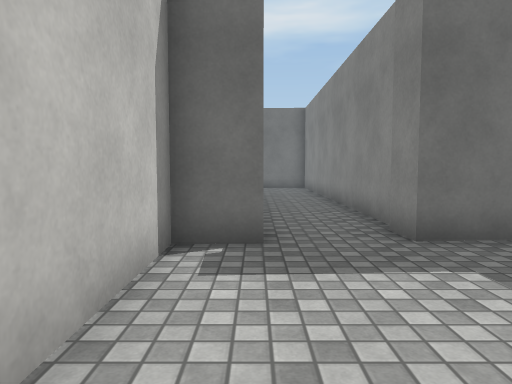
View 1 (above)

20 first-person views from a walk through a 3-D level made in the Unity game engine. The camera is 1.2 m above the floor, tilts 4° down and sees 70° across. The floor is counted in squares, 1 m on a side. Each view is taken from the middle of a square. On the plan, view 1 faces up. The plan holds only what a view shows up to about 15 squares ahead; the rest is blank. The place goes on beyond the plan. Some animated figures are not drawn. Surface patterns are stand-ins for the level's own textures.

View 2
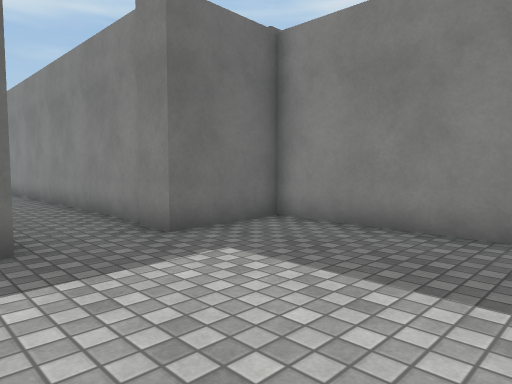

View 3
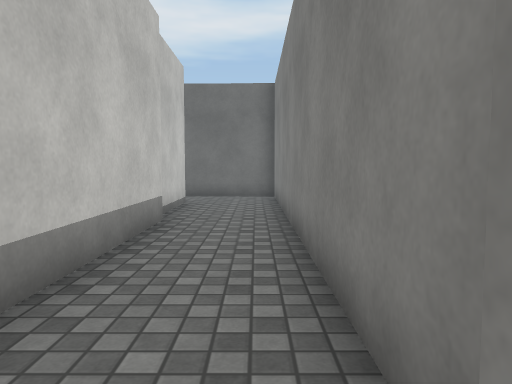

View 4
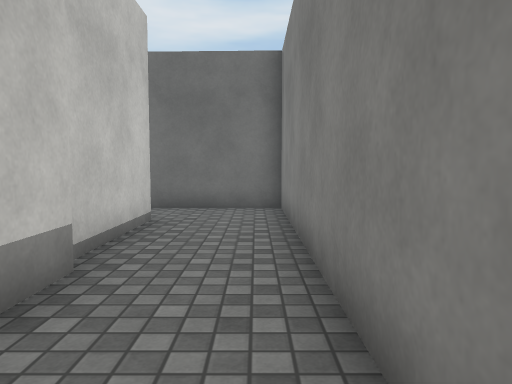

View 5
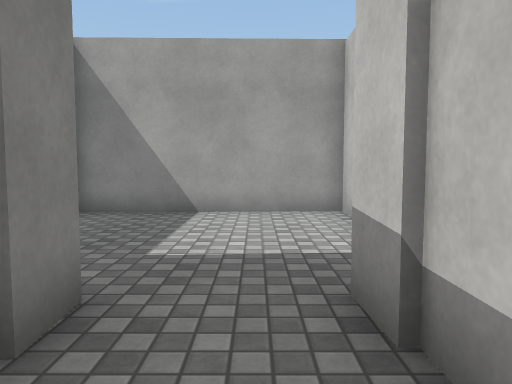

View 6
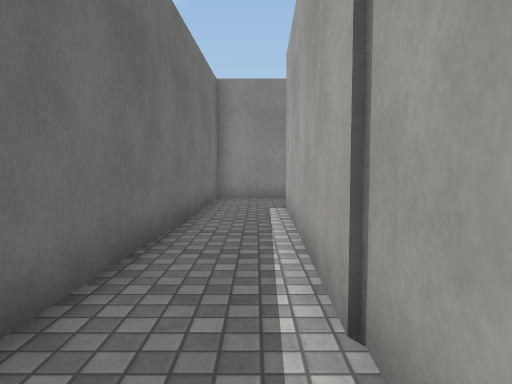

View 7
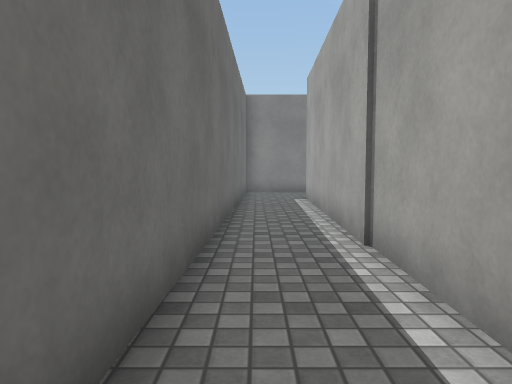

View 8
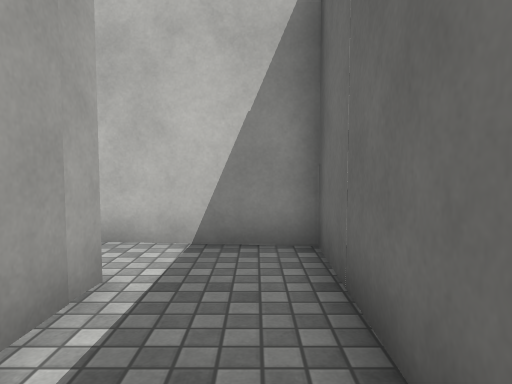

View 9
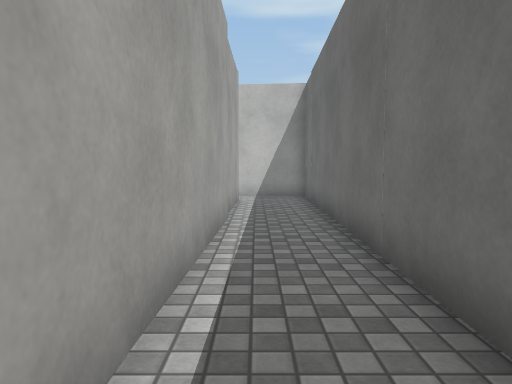

View 10
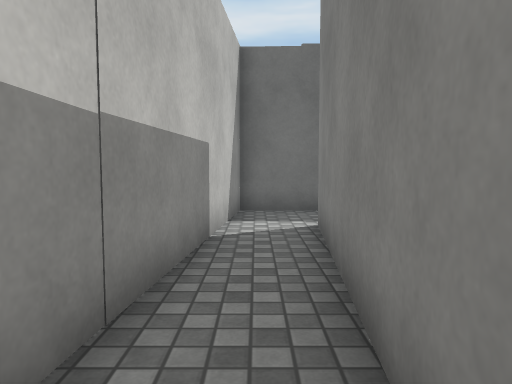

View 11
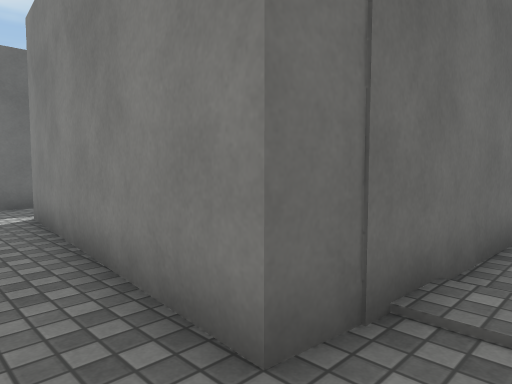

View 12
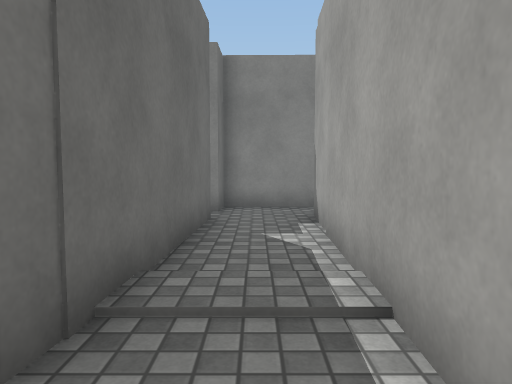

View 13
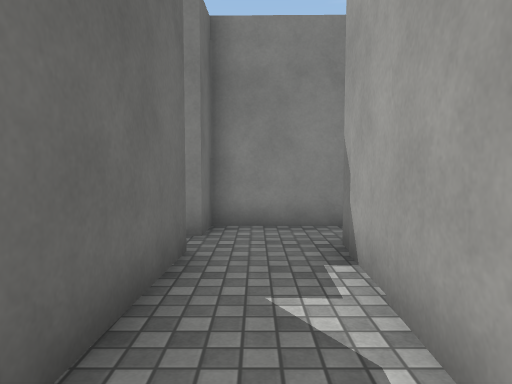

View 14
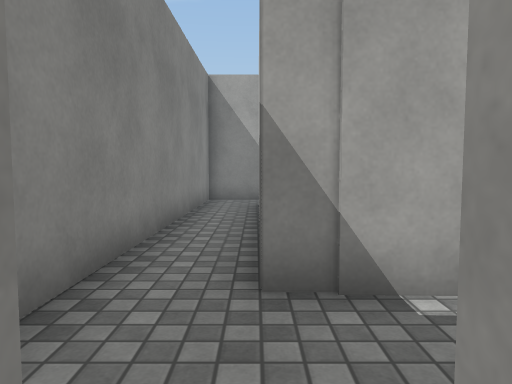

View 15
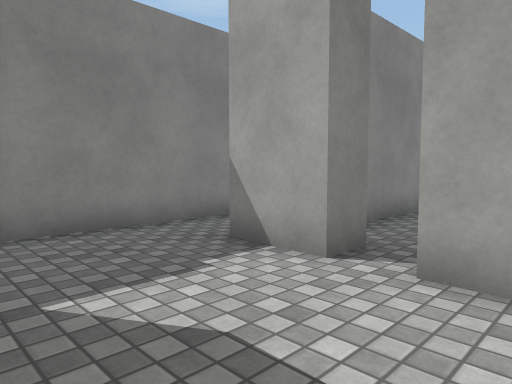

View 16
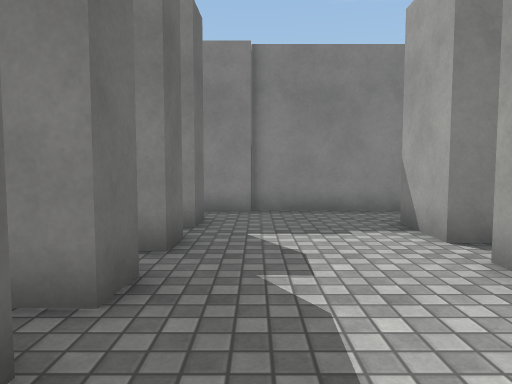

View 17
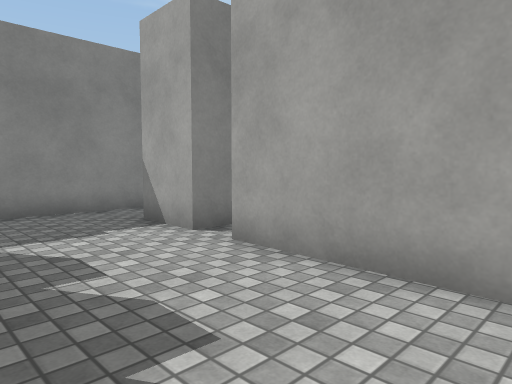

View 18
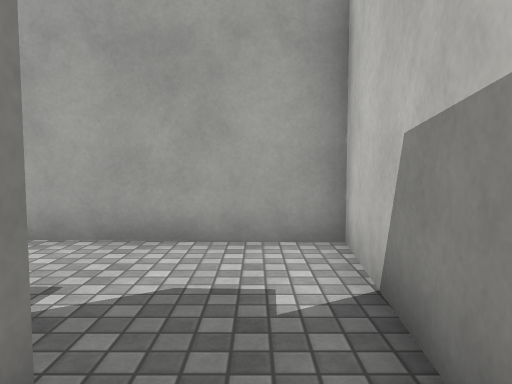

View 19
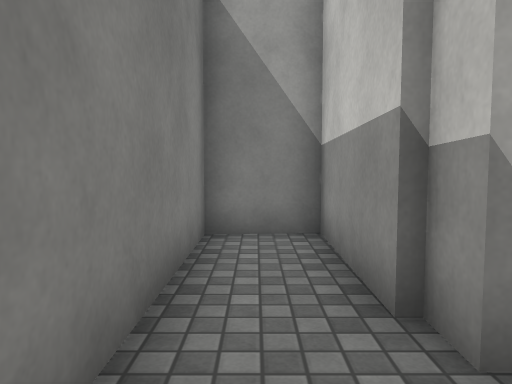

View 20
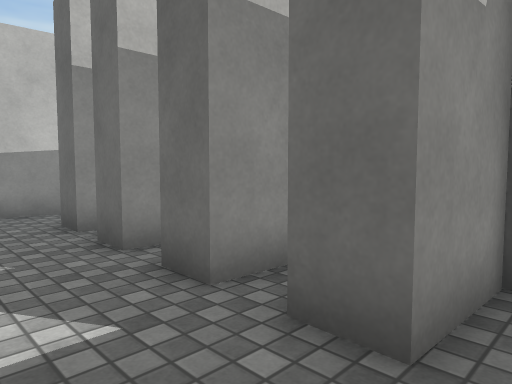

### Floor plan
Points are (right, up) in squares from view 1. A wall is a line through its corners. A room is listed if a view was taken in it or the views show most of it. See-through windows are left out.
Room 1 (views 1, 2, 3, 4, 5, 6, 7, 8, 9)
walls: (-0.1, 14.1) (-0.1, 6.6); (2.7, 7.1) (2.7, 20.5) (-14.4, 20.9) (-14.6, 18.5); (0.1, 6.7) (0.1, 5.7) (-1.3, 5.6) (-1.3, -0.7) (5.7, -0.6); (-0.6, 18.2) (-0.4, 14.6); (5.7, 1.1) (5.7, 6) (2.6, 5.8) (2.5, 6.8); (-12.7, 18.4) (-0.3, 18) (-0.3, 17.2)
ways out: opening at (-14, 18) to room 2
Room 2 (views 10, 11, 12, 13)
walls: (-13.6, 8) (-8.5, 7.7); (-8.4, 10.1) (-13.5, 10.3) (-12.7, 18.4); (-14.6, 18.5) (-15.2, 12.6)
ways out: opening at (-14, 18) to room 1; opening at (-9, 9) to room 4
Room 3 (views 14, 15, 16, 17, 18, 19, 20)
walls: (-5.3, 10) (-5.3, 11) (-3.3, 10.9) (-3.3, 10.2); (-7, 16) (-7, 15.3) (-8, 15.3) (-8, 16.1); (-4.8, 16.4) (-4.9, 15.2) (-5.9, 15.3) (-5.9, 15.7); (-9, 15.8) (-9, 15.4) (-10.1, 15.4); (-3, 10.2) (-3.2, 6.5) (-1.1, 6.6) (-1.1, 14.1); (-1.4, 14.1) (-1.4, 15.4); (-2.8, 17.2) (-2.8, 15.2) (-3.9, 15.2); (-12, 16.1) (-12.4, 11.3) (-6.4, 11)
ways out: opening at (-6, 10.5) to room 4
Room 4 (no view inside)
walls: (-6.4, 10) (-8.4, 10.1); (-8.5, 7.7) (-6, 7.6); (-4.1, 7.4) (-4.1, 9.9) (-5.3, 10)
ways out: opening at (-9, 9) to room 2; opening at (-6, 10.5) to room 3; opening at (-5, 8)

Where each view was taken, in squares from view 1:
view 1: 0 up, 0 right, facing up
view 2: 0 up, 1 left, facing up-right
view 3: 6 up, 2 right, facing up
view 4: 10 up, 2 right, facing up
view 5: 9 up, 1 right, facing down
view 6: 19 up, 11 left, facing right
view 7: 20 up, 14 left, facing right
view 8: 20 up, 9 left, facing left
view 9: 19 up, 0 right, facing left
view 10: 11 up, 14 left, facing up
view 11: 9 up, 15 left, facing up-right
view 12: 9 up, 15 left, facing right
view 13: 9 up, 12 left, facing right
view 14: 11 up, 6 left, facing down
view 15: 15 up, 8 left, facing down-right
view 16: 14 up, 11 left, facing right
view 17: 15 up, 11 left, facing down-right
view 18: 17 up, 11 left, facing down
view 19: 13 up, 2 left, facing down
view 20: 13 up, 2 left, facing up-left
